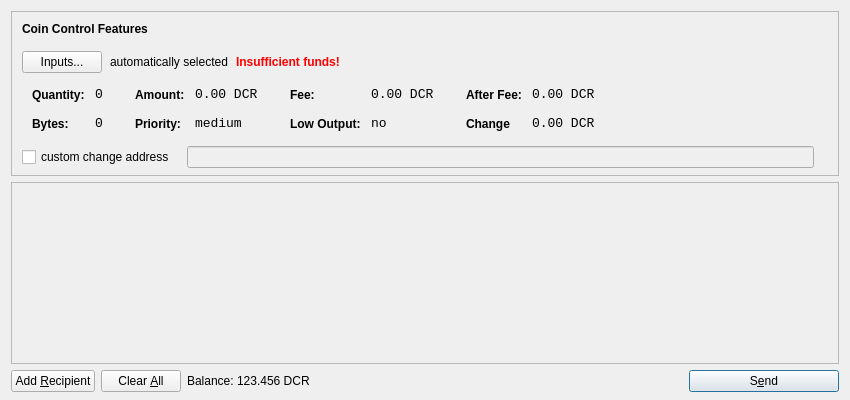
<?xml version="1.0" encoding="UTF-8"?>
<ui version="4.0">
 <class>SendCoinsDialog</class>
 <widget class="QDialog" name="SendCoinsDialog">
  <property name="geometry">
   <rect>
    <x>0</x>
    <y>0</y>
    <width>850</width>
    <height>400</height>
   </rect>
  </property>
  <property name="windowTitle">
   <string>Send Coins</string>
  </property>
  <layout class="QVBoxLayout" name="verticalLayout" stretch="0,1,0">
   <property name="bottomMargin">
    <number>8</number>
   </property>
   <item>
    <widget class="QFrame" name="frameCoinControl">
     <property name="sizePolicy">
      <sizepolicy hsizetype="Expanding" vsizetype="Expanding">
       <horstretch>0</horstretch>
       <verstretch>0</verstretch>
      </sizepolicy>
     </property>
     <property name="maximumSize">
      <size>
       <width>16777215</width>
       <height>16777215</height>
      </size>
     </property>
     <property name="frameShape">
      <enum>QFrame::StyledPanel</enum>
     </property>
     <property name="frameShadow">
      <enum>QFrame::Sunken</enum>
     </property>
     <layout class="QVBoxLayout" name="verticalLayoutCoinControl2">
      <property name="spacing">
       <number>-1</number>
      </property>
      <property name="leftMargin">
       <number>0</number>
      </property>
      <property name="topMargin">
       <number>0</number>
      </property>
      <property name="rightMargin">
       <number>0</number>
      </property>
      <property name="bottomMargin">
       <number>6</number>
      </property>
      <item>
       <layout class="QVBoxLayout" name="verticalLayoutCoinControl" stretch="0,0,0,0,1">
        <property name="spacing">
         <number>0</number>
        </property>
        <property name="leftMargin">
         <number>10</number>
        </property>
        <property name="topMargin">
         <number>10</number>
        </property>
        <item>
         <layout class="QHBoxLayout" name="horizontalLayoutCoinControl1">
          <property name="bottomMargin">
           <number>15</number>
          </property>
          <item>
           <widget class="QLabel" name="labelCoinControlFeatures">
            <property name="sizePolicy">
             <sizepolicy hsizetype="Preferred" vsizetype="Maximum">
              <horstretch>0</horstretch>
              <verstretch>0</verstretch>
             </sizepolicy>
            </property>
            <property name="font">
             <font>
              <weight>75</weight>
              <bold>true</bold>
             </font>
            </property>
            <property name="styleSheet">
             <string notr="true">font-weight:bold;</string>
            </property>
            <property name="text">
             <string>Coin Control Features</string>
            </property>
           </widget>
          </item>
         </layout>
        </item>
        <item>
         <layout class="QHBoxLayout" name="horizontalLayoutCoinControl2" stretch="0,0,0,0">
          <property name="spacing">
           <number>8</number>
          </property>
          <property name="bottomMargin">
           <number>10</number>
          </property>
          <item>
           <widget class="QPushButton" name="pushButtonCoinControl">
            <property name="styleSheet">
             <string notr="true"/>
            </property>
            <property name="text">
             <string>Inputs...</string>
            </property>
           </widget>
          </item>
          <item>
           <widget class="QLabel" name="labelCoinControlAutomaticallySelected">
            <property name="text">
             <string>automatically selected</string>
            </property>
            <property name="margin">
             <number>5</number>
            </property>
           </widget>
          </item>
          <item>
           <widget class="QLabel" name="labelCoinControlInsuffFunds">
            <property name="font">
             <font>
              <weight>75</weight>
              <bold>true</bold>
             </font>
            </property>
            <property name="styleSheet">
             <string notr="true">color:red;font-weight:bold;</string>
            </property>
            <property name="text">
             <string>Insufficient funds!</string>
            </property>
            <property name="margin">
             <number>5</number>
            </property>
           </widget>
          </item>
          <item>
           <spacer name="horizontalSpacerCoinControl">
            <property name="orientation">
             <enum>Qt::Horizontal</enum>
            </property>
            <property name="sizeHint" stdset="0">
             <size>
              <width>40</width>
              <height>1</height>
             </size>
            </property>
           </spacer>
          </item>
         </layout>
        </item>
        <item>
         <widget class="QWidget" name="widgetCoinControl" native="true">
          <property name="sizePolicy">
           <sizepolicy hsizetype="Preferred" vsizetype="Preferred">
            <horstretch>0</horstretch>
            <verstretch>0</verstretch>
           </sizepolicy>
          </property>
          <property name="minimumSize">
           <size>
            <width>0</width>
            <height>0</height>
           </size>
          </property>
          <property name="styleSheet">
           <string notr="true"/>
          </property>
          <layout class="QHBoxLayout" name="horizontalLayoutCoinControl5">
           <property name="margin">
            <number>0</number>
           </property>
           <item>
            <layout class="QHBoxLayout" name="horizontalLayoutCoinControl3" stretch="0,0,0,1">
             <property name="spacing">
              <number>20</number>
             </property>
             <property name="topMargin">
              <number>0</number>
             </property>
             <property name="bottomMargin">
              <number>10</number>
             </property>
             <item>
              <layout class="QFormLayout" name="formLayoutCoinControl1">
               <property name="horizontalSpacing">
                <number>10</number>
               </property>
               <property name="verticalSpacing">
                <number>14</number>
               </property>
               <property name="leftMargin">
                <number>10</number>
               </property>
               <property name="topMargin">
                <number>4</number>
               </property>
               <property name="rightMargin">
                <number>6</number>
               </property>
               <item row="0" column="0">
                <widget class="QLabel" name="labelCoinControlQuantityText">
                 <property name="styleSheet">
                  <string notr="true">font-weight:bold;</string>
                 </property>
                 <property name="text">
                  <string>Quantity:</string>
                 </property>
                 <property name="margin">
                  <number>0</number>
                 </property>
                </widget>
               </item>
               <item row="0" column="1">
                <widget class="QLabel" name="labelCoinControlQuantity">
                 <property name="font">
                  <font>
                   <family>Monospace</family>
                   <pointsize>10</pointsize>
                  </font>
                 </property>
                 <property name="cursor">
                  <cursorShape>IBeamCursor</cursorShape>
                 </property>
                 <property name="contextMenuPolicy">
                  <enum>Qt::ActionsContextMenu</enum>
                 </property>
                 <property name="text">
                  <string>0</string>
                 </property>
                 <property name="margin">
                  <number>0</number>
                 </property>
                 <property name="textInteractionFlags">
                  <set>Qt::LinksAccessibleByMouse|Qt::TextSelectableByKeyboard|Qt::TextSelectableByMouse</set>
                 </property>
                </widget>
               </item>
               <item row="1" column="0">
                <widget class="QLabel" name="labelCoinControlBytesText">
                 <property name="styleSheet">
                  <string notr="true">font-weight:bold;</string>
                 </property>
                 <property name="text">
                  <string>Bytes:</string>
                 </property>
                </widget>
               </item>
               <item row="1" column="1">
                <widget class="QLabel" name="labelCoinControlBytes">
                 <property name="font">
                  <font>
                   <family>Monospace</family>
                   <pointsize>10</pointsize>
                  </font>
                 </property>
                 <property name="cursor">
                  <cursorShape>IBeamCursor</cursorShape>
                 </property>
                 <property name="contextMenuPolicy">
                  <enum>Qt::ActionsContextMenu</enum>
                 </property>
                 <property name="text">
                  <string>0</string>
                 </property>
                 <property name="textInteractionFlags">
                  <set>Qt::LinksAccessibleByMouse|Qt::TextSelectableByKeyboard|Qt::TextSelectableByMouse</set>
                 </property>
                </widget>
               </item>
              </layout>
             </item>
             <item>
              <layout class="QFormLayout" name="formLayoutCoinControl2">
               <property name="horizontalSpacing">
                <number>10</number>
               </property>
               <property name="verticalSpacing">
                <number>14</number>
               </property>
               <property name="leftMargin">
                <number>6</number>
               </property>
               <property name="topMargin">
                <number>4</number>
               </property>
               <property name="rightMargin">
                <number>6</number>
               </property>
               <item row="0" column="0">
                <widget class="QLabel" name="labelCoinControlAmountText">
                 <property name="styleSheet">
                  <string notr="true">font-weight:bold;</string>
                 </property>
                 <property name="text">
                  <string>Amount:</string>
                 </property>
                 <property name="margin">
                  <number>0</number>
                 </property>
                </widget>
               </item>
               <item row="0" column="1">
                <widget class="QLabel" name="labelCoinControlAmount">
                 <property name="font">
                  <font>
                   <family>Monospace</family>
                   <pointsize>10</pointsize>
                  </font>
                 </property>
                 <property name="cursor">
                  <cursorShape>IBeamCursor</cursorShape>
                 </property>
                 <property name="contextMenuPolicy">
                  <enum>Qt::ActionsContextMenu</enum>
                 </property>
                 <property name="text">
                  <string>0.00 DCR</string>
                 </property>
                 <property name="textInteractionFlags">
                  <set>Qt::LinksAccessibleByMouse|Qt::TextSelectableByKeyboard|Qt::TextSelectableByMouse</set>
                 </property>
                </widget>
               </item>
               <item row="1" column="0">
                <widget class="QLabel" name="labelCoinControlPriorityText">
                 <property name="styleSheet">
                  <string notr="true">font-weight:bold;</string>
                 </property>
                 <property name="text">
                  <string>Priority:</string>
                 </property>
                </widget>
               </item>
               <item row="1" column="1">
                <widget class="QLabel" name="labelCoinControlPriority">
                 <property name="font">
                  <font>
                   <family>Monospace</family>
                   <pointsize>10</pointsize>
                  </font>
                 </property>
                 <property name="cursor">
                  <cursorShape>IBeamCursor</cursorShape>
                 </property>
                 <property name="contextMenuPolicy">
                  <enum>Qt::ActionsContextMenu</enum>
                 </property>
                 <property name="text">
                  <string>medium</string>
                 </property>
                 <property name="textInteractionFlags">
                  <set>Qt::LinksAccessibleByMouse|Qt::TextSelectableByKeyboard|Qt::TextSelectableByMouse</set>
                 </property>
                </widget>
               </item>
              </layout>
             </item>
             <item>
              <layout class="QFormLayout" name="formLayoutCoinControl3">
               <property name="horizontalSpacing">
                <number>10</number>
               </property>
               <property name="verticalSpacing">
                <number>14</number>
               </property>
               <property name="leftMargin">
                <number>6</number>
               </property>
               <property name="topMargin">
                <number>4</number>
               </property>
               <property name="rightMargin">
                <number>6</number>
               </property>
               <item row="0" column="0">
                <widget class="QLabel" name="labelCoinControlFeeText">
                 <property name="styleSheet">
                  <string notr="true">font-weight:bold;</string>
                 </property>
                 <property name="text">
                  <string>Fee:</string>
                 </property>
                 <property name="margin">
                  <number>0</number>
                 </property>
                </widget>
               </item>
               <item row="0" column="1">
                <widget class="QLabel" name="labelCoinControlFee">
                 <property name="font">
                  <font>
                   <family>Monospace</family>
                   <pointsize>10</pointsize>
                  </font>
                 </property>
                 <property name="cursor">
                  <cursorShape>IBeamCursor</cursorShape>
                 </property>
                 <property name="contextMenuPolicy">
                  <enum>Qt::ActionsContextMenu</enum>
                 </property>
                 <property name="text">
                  <string>0.00 DCR</string>
                 </property>
                 <property name="textInteractionFlags">
                  <set>Qt::LinksAccessibleByMouse|Qt::TextSelectableByKeyboard|Qt::TextSelectableByMouse</set>
                 </property>
                </widget>
               </item>
               <item row="1" column="0">
                <widget class="QLabel" name="labelCoinControlLowOutputText">
                 <property name="styleSheet">
                  <string notr="true">font-weight:bold;</string>
                 </property>
                 <property name="text">
                  <string>Low Output:</string>
                 </property>
                </widget>
               </item>
               <item row="1" column="1">
                <widget class="QLabel" name="labelCoinControlLowOutput">
                 <property name="font">
                  <font>
                   <family>Monospace</family>
                   <pointsize>10</pointsize>
                  </font>
                 </property>
                 <property name="cursor">
                  <cursorShape>IBeamCursor</cursorShape>
                 </property>
                 <property name="contextMenuPolicy">
                  <enum>Qt::ActionsContextMenu</enum>
                 </property>
                 <property name="text">
                  <string>no</string>
                 </property>
                 <property name="textInteractionFlags">
                  <set>Qt::LinksAccessibleByMouse|Qt::TextSelectableByKeyboard|Qt::TextSelectableByMouse</set>
                 </property>
                </widget>
               </item>
              </layout>
             </item>
             <item>
              <layout class="QFormLayout" name="formLayoutCoinControl4">
               <property name="horizontalSpacing">
                <number>10</number>
               </property>
               <property name="verticalSpacing">
                <number>14</number>
               </property>
               <property name="leftMargin">
                <number>6</number>
               </property>
               <property name="topMargin">
                <number>4</number>
               </property>
               <property name="rightMargin">
                <number>6</number>
               </property>
               <item row="0" column="0">
                <widget class="QLabel" name="labelCoinControlAfterFeeText">
                 <property name="styleSheet">
                  <string notr="true">font-weight:bold;</string>
                 </property>
                 <property name="text">
                  <string>After Fee:</string>
                 </property>
                 <property name="margin">
                  <number>0</number>
                 </property>
                </widget>
               </item>
               <item row="0" column="1">
                <widget class="QLabel" name="labelCoinControlAfterFee">
                 <property name="font">
                  <font>
                   <family>Monospace</family>
                   <pointsize>10</pointsize>
                  </font>
                 </property>
                 <property name="cursor">
                  <cursorShape>IBeamCursor</cursorShape>
                 </property>
                 <property name="contextMenuPolicy">
                  <enum>Qt::ActionsContextMenu</enum>
                 </property>
                 <property name="text">
                  <string>0.00 DCR</string>
                 </property>
                 <property name="textInteractionFlags">
                  <set>Qt::LinksAccessibleByMouse|Qt::TextSelectableByKeyboard|Qt::TextSelectableByMouse</set>
                 </property>
                </widget>
               </item>
               <item row="1" column="0">
                <widget class="QLabel" name="labelCoinControlChangeText">
                 <property name="styleSheet">
                  <string notr="true">font-weight:bold;</string>
                 </property>
                 <property name="text">
                  <string>Change</string>
                 </property>
                </widget>
               </item>
               <item row="1" column="1">
                <widget class="QLabel" name="labelCoinControlChange">
                 <property name="font">
                  <font>
                   <family>Monospace</family>
                   <pointsize>10</pointsize>
                  </font>
                 </property>
                 <property name="cursor">
                  <cursorShape>IBeamCursor</cursorShape>
                 </property>
                 <property name="contextMenuPolicy">
                  <enum>Qt::ActionsContextMenu</enum>
                 </property>
                 <property name="text">
                  <string>0.00 DCR</string>
                 </property>
                 <property name="textInteractionFlags">
                  <set>Qt::LinksAccessibleByMouse|Qt::TextSelectableByKeyboard|Qt::TextSelectableByMouse</set>
                 </property>
                </widget>
               </item>
              </layout>
             </item>
            </layout>
           </item>
          </layout>
         </widget>
        </item>
        <item>
         <layout class="QHBoxLayout" name="horizontalLayoutCoinControl4" stretch="0,0,0">
          <property name="spacing">
           <number>12</number>
          </property>
          <property name="sizeConstraint">
           <enum>QLayout::SetDefaultConstraint</enum>
          </property>
          <property name="topMargin">
           <number>5</number>
          </property>
          <property name="rightMargin">
           <number>5</number>
          </property>
          <item>
           <widget class="QCheckBox" name="checkBoxCoinControlChange">
            <property name="text">
             <string>custom change address</string>
            </property>
           </widget>
          </item>
          <item>
           <widget class="QLineEdit" name="lineEditCoinControlChange">
            <property name="enabled">
             <bool>false</bool>
            </property>
            <property name="sizePolicy">
             <sizepolicy hsizetype="Expanding" vsizetype="Fixed">
              <horstretch>0</horstretch>
              <verstretch>0</verstretch>
             </sizepolicy>
            </property>
           </widget>
          </item>
          <item>
           <widget class="QLabel" name="labelCoinControlChangeLabel">
            <property name="sizePolicy">
             <sizepolicy hsizetype="Preferred" vsizetype="Expanding">
              <horstretch>0</horstretch>
              <verstretch>0</verstretch>
             </sizepolicy>
            </property>
            <property name="minimumSize">
             <size>
              <width>0</width>
              <height>0</height>
             </size>
            </property>
            <property name="text">
             <string/>
            </property>
            <property name="margin">
             <number>3</number>
            </property>
           </widget>
          </item>
         </layout>
        </item>
        <item>
         <spacer name="verticalSpacerCoinControl">
          <property name="orientation">
           <enum>Qt::Vertical</enum>
          </property>
          <property name="sizeHint" stdset="0">
           <size>
            <width>800</width>
            <height>1</height>
           </size>
          </property>
         </spacer>
        </item>
       </layout>
      </item>
     </layout>
    </widget>
   </item>
   <item>
    <widget class="QScrollArea" name="scrollArea">
     <property name="widgetResizable">
      <bool>true</bool>
     </property>
     <widget class="QWidget" name="scrollAreaWidgetContents">
      <property name="geometry">
       <rect>
        <x>0</x>
        <y>0</y>
        <width>830</width>
        <height>165</height>
       </rect>
      </property>
      <layout class="QVBoxLayout" name="verticalLayout_2">
       <property name="margin">
        <number>0</number>
       </property>
       <item>
        <layout class="QVBoxLayout" name="entries">
         <property name="spacing">
          <number>6</number>
         </property>
        </layout>
       </item>
       <item>
        <spacer name="verticalSpacer">
         <property name="orientation">
          <enum>Qt::Vertical</enum>
         </property>
         <property name="sizeHint" stdset="0">
          <size>
           <width>20</width>
           <height>40</height>
          </size>
         </property>
        </spacer>
       </item>
      </layout>
     </widget>
    </widget>
   </item>
   <item>
    <layout class="QHBoxLayout" name="horizontalLayout">
     <item>
      <widget class="QPushButton" name="addButton">
       <property name="toolTip">
        <string>Send to multiple recipients at once</string>
       </property>
       <property name="text">
        <string>Add &amp;Recipient</string>
       </property>
       <property name="icon">
        <iconset resource="../bitcoin.qrc">
         <normaloff>:/icons/add</normaloff>:/icons/add</iconset>
       </property>
       <property name="autoDefault">
        <bool>false</bool>
       </property>
      </widget>
     </item>
     <item>
      <widget class="QPushButton" name="clearButton">
       <property name="sizePolicy">
        <sizepolicy hsizetype="Minimum" vsizetype="Fixed">
         <horstretch>0</horstretch>
         <verstretch>0</verstretch>
        </sizepolicy>
       </property>
       <property name="toolTip">
        <string>Remove all transaction fields</string>
       </property>
       <property name="text">
        <string>Clear &amp;All</string>
       </property>
       <property name="icon">
        <iconset resource="../bitcoin.qrc">
         <normaloff>:/icons/remove</normaloff>:/icons/remove</iconset>
       </property>
       <property name="autoRepeatDelay">
        <number>300</number>
       </property>
       <property name="autoDefault">
        <bool>false</bool>
       </property>
      </widget>
     </item>
     <item>
      <layout class="QHBoxLayout" name="horizontalLayout_2">
       <property name="spacing">
        <number>3</number>
       </property>
       <item>
        <widget class="QLabel" name="label">
         <property name="sizePolicy">
          <sizepolicy hsizetype="Preferred" vsizetype="Fixed">
           <horstretch>0</horstretch>
           <verstretch>0</verstretch>
          </sizepolicy>
         </property>
         <property name="text">
          <string>Balance:</string>
         </property>
        </widget>
       </item>
       <item>
        <widget class="QLabel" name="labelBalance">
         <property name="sizePolicy">
          <sizepolicy hsizetype="Preferred" vsizetype="Fixed">
           <horstretch>0</horstretch>
           <verstretch>0</verstretch>
          </sizepolicy>
         </property>
         <property name="cursor">
          <cursorShape>IBeamCursor</cursorShape>
         </property>
         <property name="text">
          <string>123.456 DCR</string>
         </property>
         <property name="textInteractionFlags">
          <set>Qt::LinksAccessibleByMouse|Qt::TextSelectableByKeyboard|Qt::TextSelectableByMouse</set>
         </property>
        </widget>
       </item>
      </layout>
     </item>
     <item>
      <spacer name="horizontalSpacer">
       <property name="orientation">
        <enum>Qt::Horizontal</enum>
       </property>
       <property name="sizeHint" stdset="0">
        <size>
         <width>40</width>
         <height>20</height>
        </size>
       </property>
      </spacer>
     </item>
     <item>
      <widget class="QPushButton" name="sendButton">
       <property name="minimumSize">
        <size>
         <width>150</width>
         <height>0</height>
        </size>
       </property>
       <property name="toolTip">
        <string>Confirm the send action</string>
       </property>
       <property name="text">
        <string>S&amp;end</string>
       </property>
       <property name="icon">
        <iconset resource="../bitcoin.qrc">
         <normaloff>:/icons/send</normaloff>:/icons/send</iconset>
       </property>
       <property name="default">
        <bool>true</bool>
       </property>
      </widget>
     </item>
    </layout>
   </item>
  </layout>
 </widget>
 <resources>
  <include location="../bitcoin.qrc"/>
 </resources>
 <connections/>
</ui>
